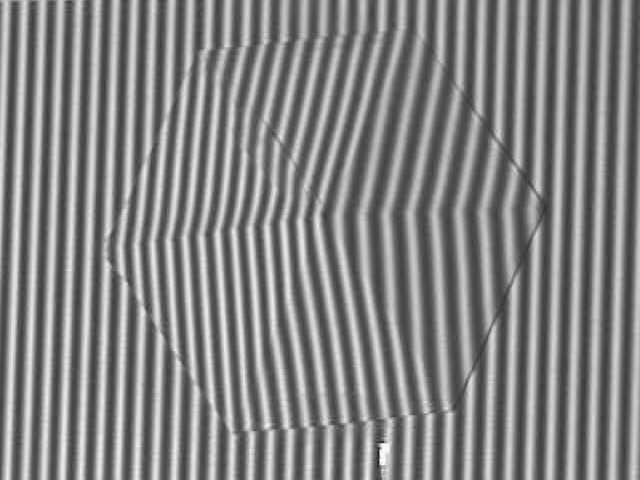
%> input picture FourierTransform_PhaseUnwrapping/SegundoExamen.png, 640 x 480 px
$ octave FiltroFourier.m   (GNU Octave 9; MATLAB toolbox functions it lacks are replaced by stand-ins)
%> lines starting %> are read from the running program, lines starting %| are printed output that depends on the picture; in (x1, y1, x2, y2) boxes, pixels count from 0 and x2, y2 are one past the last pixel; in counts of white or black regions, pixels touching at a corner belong together; the program's own positions count from 1
%% Este es un ejemplo de como puede usarse la Transformada de Fourier (TdeF)
% para filtrar señales.
% Particularmente se hace un filtraje en una imagen cualquiera.

%% PROGRAMA PRINCIPAL
% Cargamos la imagen
f=imread('SegundoExamen.png');
%> f is the input picture: size 480x640 uint8; min 15, max 253, mean 132.5
% Recordemos que los numeros de la matriz de la imagen son enteros sin
% signo de 8 bits, y la transformada de Fourier trabaja con todos los
% reales, así que los primero que haremos es cambiar el tipo de variable de
% enteros sin signo a double

%  Cambiamos el tipo de variable
fdata=double(f);

%% CREAMOS EL FILTRO
% Determinamos las dimensiones de la imagen
[pixlY,pixlX]=size(fdata(:,:,1)); % Primero renglones y luego columnas
%> pixlY = 480; pixlX = 640
x=1:pixlX;
%> x = 640 values from 1 to 640
y=1:pixlY;
%> y = 480 values from 1 to 480
[X,Y]=meshgrid(x,y);

% Creamos los filtros
R=40
pasaBajas=double( ((X-pixlX/2).^2+(Y-pixlY/2).^2)<R^2 );
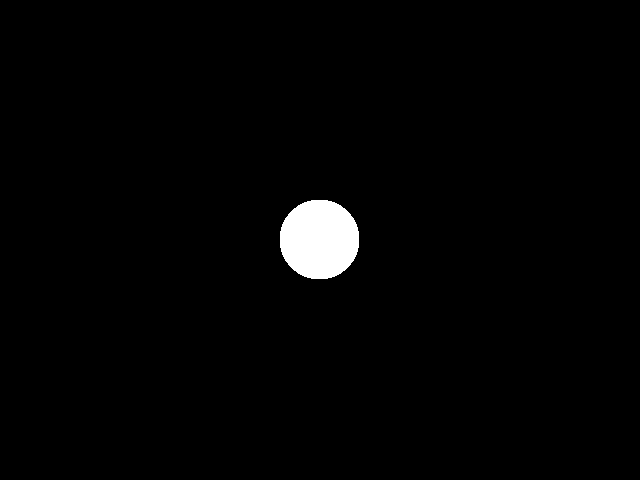
%> pasaBajas: size 480x640 double; values 0 (black) and 1 (white), 1.6% white; 1 white region, box (x1, y1, x2, y2) and area: (280, 200, 359, 279) 5013
pasaAltas=double( ((X-pixlX/2).^2+(Y-pixlY/2).^2)>R^2 );
%> pasaAltas: size 480x640 double; values 0 (black) and 1 (white), 98.4% white; 1 black region, box (x1, y1, x2, y2) and area: (279, 199, 360, 280) 5025
filtro=pasaAltas;
% imagesc(pasaAltas)
%% Calculamos las transformadas de Fourier de las componentes de color

Fr=fftshift( fft2(fdata(:,:,1)) );
% Fg=fftshift( fft2(fdata(:,:,2)) );
% Fb=fftshift( fft2(fdata(:,:,3)) );

% Filtramos
Frf=Fr.*filtro;
% Fgf=Fg.*filtro;
% Fbf=Fb.*filtro;

%% Regresamos al dominio original
% Estos son los maximos de color de la imagen original
maxR=max(max(f(:,:,1)));
%> maxR = 253
% maxG=max(max(f(:,:,2)));
% maxB=max(max(f(:,:,3)));
% Estos no son complejos, son double, antes de aplicar la inversa de la
% transformada debemos hacer el corrimiento de la gráfica de nuevo
frf=abs( ifft2(fftshift(Frf)) );
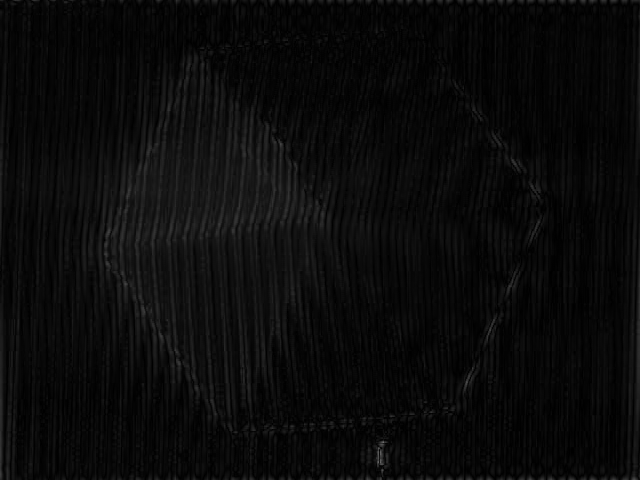
%> frf: size 480x640 double; min 0.00463, max 109.3, mean 10.9
% fgf=abs( ifft2(fftshift(Fgf)) );
% fbf=abs( ifft2(fftshift(Fbf)) );

% Normalizar a la máxima señal original
frf=double(maxR)*frf/max(max(frf));
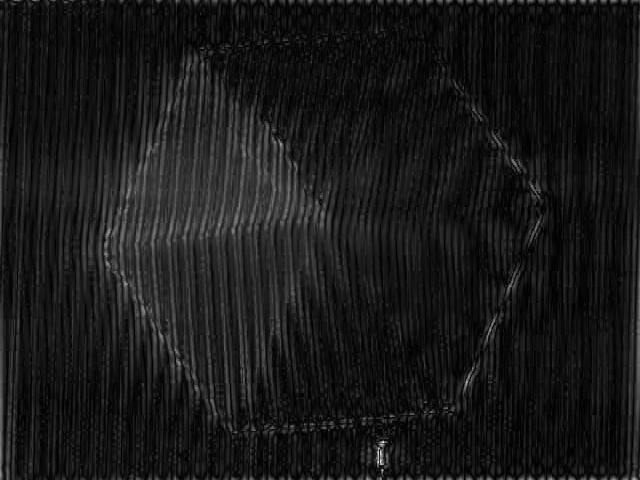
%> frf: size 480x640 double; min 0.0107, max 253, mean 25.2
% fgf=double(maxG)*fgf/max(max(fgf));
% fbf=double(maxB)*fbf/max(max(fbf));

%% Foto filtrada
ff(:,:,1)=uint8(frf);
% ff(:,:,2)=uint8(fgf);
% ff(:,:,3)=uint8(fbf);

%% Mostramos resultados
subplot(1,3,1)
imshow(f); title('Imagen original')
subplot(1,3,2)
imshow(filtro); title('Filtro') % Nota el imagesc en vez de imageff
subplot(1,3,3)
imshow(ff); title('Imagen filtrada')
